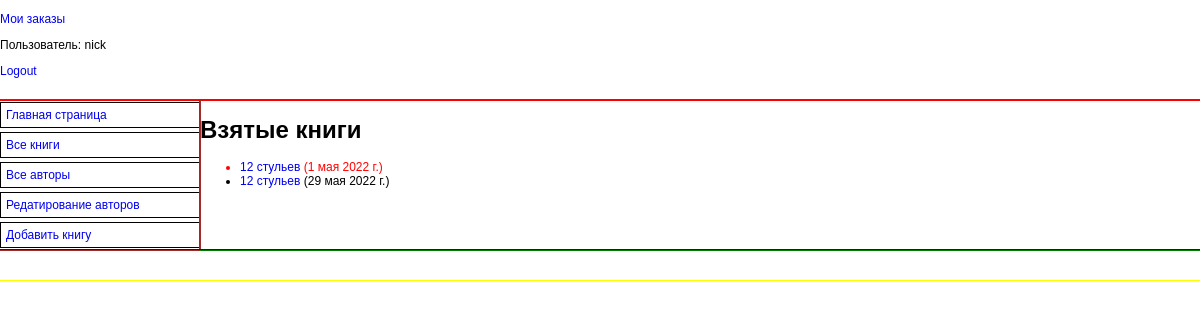
Page /mybooks/ (signed in) on the committed database.
### catalog/models.py (models this page shows, shortened)
class BookInstance(models.Model):
    book = models.ForeignKey('Book', on_delete = models.CASCADE, null=True)
    inv_nom = models.CharField(max_length=20, null=True, verbose_name="Инвентарный номер",
                               help_text="Введите инвентарнй номер экземпляра")
    imprint = models.CharField(max_length=200, verbose_name="Издательство",
                               help_text="Введите наименвоание издательства и год выпуска")
    status = models.ForeignKey('Status', on_delete=models.CASCADE, null=True,
                               verbose_name="Статус", help_text="Изменить статус экземпляра")
    due_back = models.DateField(null=True, blank=True, verbose_name="Дата окончания статуса",
                                help_text="Введите конец срока статуса")
    borrower = models.ForeignKey(User, on_delete=models.SET_NULL, null=True, blank=True, verbose_name="Заказчик",
                                 help_text='Выберете заказчика книги')
    @property
    def is_overdue(self):
        if self.due_back and date.today() > self.due_back:
            return True
        return False

class Book(models.Model):
    title = models.CharField(max_length=200, verbose_name="Название книги", help_text="Введите название книги")
    genre = models.ForeignKey('Genre', on_delete=models.CASCADE, verbose_name="Жанр книги",
                              help_text="Выберете жанр книги", null=True)
    language = models.ForeignKey('Language', on_delete=models.CASCADE, verbose_name="Язык книги",
                              help_text="Выберете язык книги", null=True)
    author = models.ManyToManyField('Author', verbose_name="Автор книги", help_text="Выберете автора книги")
    summary = models.TextField(max_length=1000, verbose_name="Краткое описание книги",
                               help_text="Введите краткое описние книги")
    isbn = models.TextField(max_length=13, verbose_name="ISBN книги", help_text="Должно содержать 13 символов")
    def display_author(self):
        return ", ".join([author.last_name for author in self.author.all()])
    display_author.short_description = 'Авторы'

### catalog/views.py (the view)
# urls.py: re_path(r'^mybooks/$', views.LoanedBooksByUserListView.as_view(), name='my-borrowed')
class LoanedBooksByUserListView(LoginRequiredMixin, ListView):
    model = BookInstance
    template_name = 'catalog/bookinstance_list_borrowed_user.html'
    paginate_by = 10
    def get_queryset(self):
        return BookInstance.objects.filter(
               borrower=self.request.user).filter(status__name='В заказе').order_by('due_back')

### catalog/templates/catalog/bookinstance_list_borrowed_user.html
{% extends "base.html" %}
{% block content %}
    <h1>Взятые книги</h1>
    {% if bookinstance_list %}
    <ul>
        {% for bookinst in bookinstance_list %}
            <li class = "{% if bookinst.is_overdue %} text-danger {% endif %}">
                <a href="{% url 'book-detail' bookinst.book.pk %}">{{ bookinst.book.title }}</a>
                    ({{ bookinst.due_back }})
            </li>
        {% endfor %}
    </ul>
    {% else %}
        <p>Нет книг со статусом В ЗАКАЗЕ.</p>
    {% endif %}
{% endblock %}

### catalog/templates/base.html (shortened to what this page needs)
<!DOCTYPE html>
{% load static %}
<html lang="en">
	<head>
	    <link href="{% static 'css/style.css' %}" rel="stylesheet">
	</head>
	<body>
		<div class="wrapper">
			<div class="header">
				<div>
					{% if user.is_authenticated %}
						<p><a href="{% url 'my-borrowed' %}">Мои заказы</a></p>
						<p>Пользователь: {{ user.get_username }}</p>
						<p><a href="{% url 'logout' %}?next={{request.path}}">Logout</a></p>
					{% else %}
						<p><a href="{% url 'login' %}?next={{request.path}}">Login</a></p>
					{% endif %}
				</div>
			</div>
			<div class="sidebar">
				<div><a href="{% url 'index' %}">Главная страница</a></div>
				<div><a href="{% url 'books' %}">Все книги</a></div>
				<div><a href="{% url 'authors' %}">Все авторы</a></div>
				<div><a href="{% url 'authors_add' %}">Редатирование авторов</a></div>
				<div><a href="{% url 'book_create' %}">Добавить книгу</a></div>
			</div>
			<div class="content">
				{% block content %} {% endblock content %}
			</div>
			<div class="footer">{% block footer %} {% endblock footer %}</div>
		</div>
	</body>
</html>

### catalog/static/css/style.css (style rules this page uses)
html { position: absolute; top: 0; bottom: 0; left: 0; right: 0; height: 100%; }
body { padding: 0; margin: 0; font-family: Verdana, Geneva, Arial, sans-serif; font-size: 12px; background-color: #ffffff; height: 100%; overflow-y: scroll; }
a { font-weight: normal; text-decoration: none; }
:root { --main-bg-color: #ffffff; }
.wrapper { outline: 1px solid yellow; display: grid; grid-template-columns: 200px 1fr; grid-auto-rows: 100px 1fr 30px; }
.header { outline: 1px solid red; grid-column: 1 / 3; }
.sidebar { outline: 1px solid brown; display: grid; grid-template-columns: 1fr; grid-auto-rows: 30px; align-items: center; }
.sidebar div { border: 1px solid black; padding: 5px; }
.content { outline: 1px solid green; }
.footer { outline: 1px solid blue; grid-column: 1 / 3; }
.text-danger { color: red; }

### rows in the picture
BookInstance: book "12 стульев", due_back "1 мая 2022 г."
BookInstance: book "12 стульев", due_back "29 мая 2022 г."

### other values in the picture
{{ user.get_username }} "nick"
